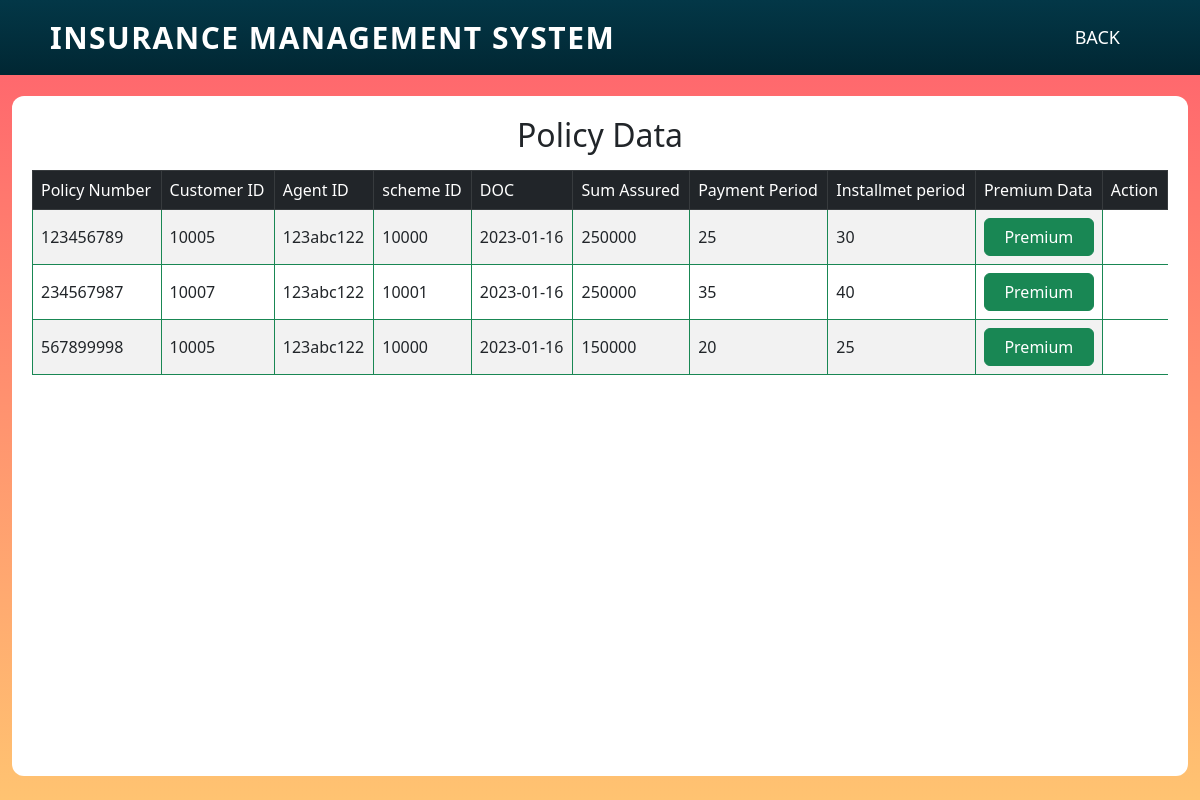
/policy/modified.php (signed in), run on the app's committed database.
### tables this page shows
CREATE TABLE `policydata` (
  `policyNo` int(15) NOT NULL,
  `customerID` bigint(10) NOT NULL,
  `agentID` varchar(10) NOT NULL,
  `schemeID` int(20) NOT NULL,
  `DOC` date DEFAULT NULL,
  `Sum_Assured` int(10) NOT NULL,
  `Pay_Period` int(2) NOT NULL,
  `Ins_Period` int(2) NOT NULL
);

### policy/modified.php (the view, shortened to what this page needs)
<?php
require "../connection.php";
if(isset($_SESSION['agentID'])){
	$aid=$_SESSION['agentID'];
	$sql = "select * from policydata where agentID='$aid'";
}else{
	$sql = "select * from policydata";
}
$result = mysqli_query($conn,$sql);
?>
<html>
	<head>
			<link rel="stylesheet" href="../css/bootstrap.css">
	    <link rel="stylesheet" href="../style/login.css">
	</head>
    <body>
	<nav>
            <div class="logo">
            <p>Insurance Management System</p>
            </div>
            <ul>
                <li><a href="../index.php">Back</a></li>
            </ul>
        </nav>
		<div class="container-fluid" style="padding-top: 12vh;">
	<div class="login" style="width:100%; height:85%; overflow-y: scroll;">
		<h2 class="text-center mb-3">Policy Data</h2>
	   <table class="table table-bordered border-success table-striped table-hover align-middle">
	   <thead class="table-dark align-middle">
            <tr>
                <td>Policy Number</td>
                <td>Customer ID</td>
                <td>Agent ID</td>
                <td>scheme ID</td>
                <td>DOC</td>
                <td>Sum Assured</td>
                <td>Payment Period</td>
                <td>Installmet period</td>
				<td>Premium Data</td>
                <td>Action</td>
            </tr>
			<tbody>
	<?php
		while($row = mysqli_fetch_object($result)){
	?>
			<tr>
				<td>
					<?php echo $row->policyNo;?>
				</td>
				<td>
					<?php echo $row->customerID;?>
				</td>
				<td>
					<?php echo $row->agentID;?>
				</td>
				<td>
					<?php echo $row->schemeID;?>
				</td>
				<td>
					<?php echo $row->DOC;?>
				</td>
				<td>
					<?php echo $row->Sum_Assured;?>
				</td>
				<td>
					<?php echo $row->Pay_Period;?>
				</td>
				<td>
					<?php echo $row->Ins_Period;?>
				</td>
				<td>
					<a class="btn btn-success w-100" href="../premium/modified.php?polno=<?php echo $row->policyNo;?>">Premium</a>
				</td>
			</tr>
		<?php } ?>
		</tbody>
        </table>
    </body>
</html>

### style/login.css (style rules this page uses)
* { margin: 0; padding: 0; box-sizing: border-box; }
nav { width: 100%; height: 75px; line-height: 75px; position: absolute; padding: 0 50px; background-image: linear-gradient(#033747,#012733); }
nav .logo p { font-size: 30px; font-weight: bold; float: left; color: white; text-transform: uppercase; letter-spacing: 1.5px; cursor: pointer; }
nav ul { float: right; }
nav li { display: inline-block; list-style: none; }
nav li a { font-size: 18px; text-transform: uppercase; padding: 0 30px; color: white; text-decoration: none; }
body { height: 100vh; background: -webkit-linear-gradient(#ff5f6d,#ffc371); }
.login { width: 360px; height: min-content; padding: 20px; border-radius: 12px; background: #fff; }

### data on the page
policydata: policyNo "123456789", customerID "10005", agentID "123abc122", schemeID "10000", DOC "2023-01-16", Sum_Assured "250000", Pay_Period "25", Ins_Period "30"
policydata: policyNo "234567987", customerID "10007", agentID "123abc122", schemeID "10001", DOC "2023-01-16", Sum_Assured "250000", Pay_Period "35", Ins_Period "40"
policydata: policyNo "567899998", customerID "10005", agentID "123abc122", schemeID "10000", DOC "2023-01-16", Sum_Assured "150000", Pay_Period "20", Ins_Period "25"
